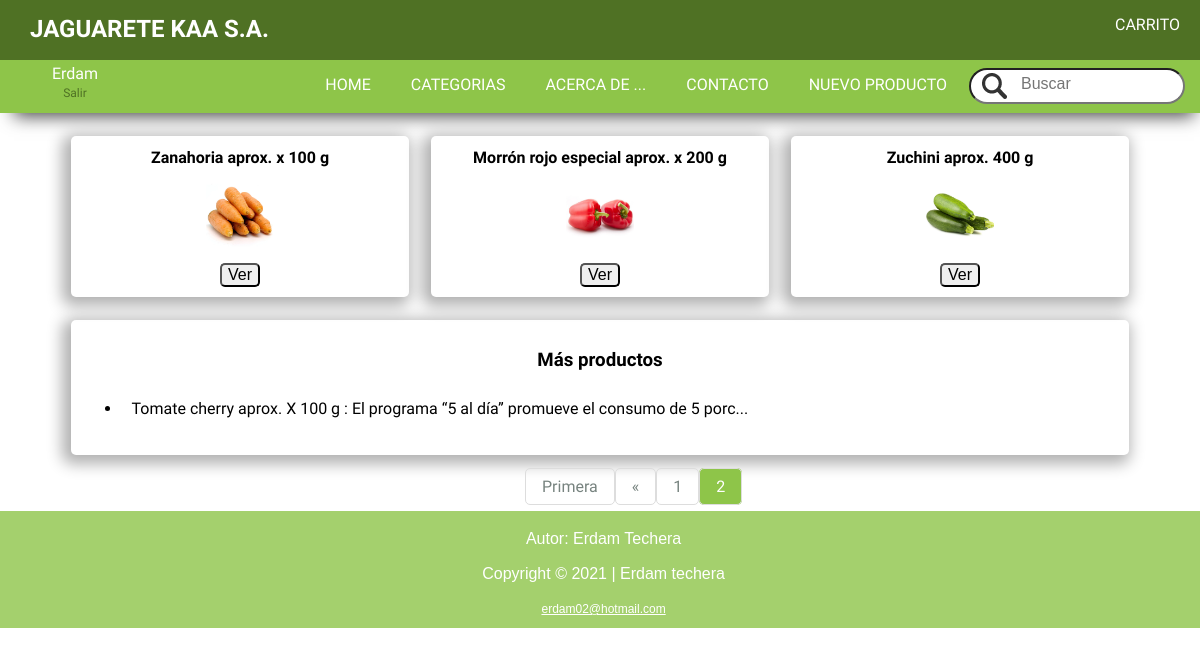
Page /?actual=2 (signed in) on the committed database.
### JAGUARETE/models.py (models this page shows, shortened)
class Producto(models.Model):
    titulo = models.CharField(max_length=50)
    imagen = models.ImageField(upload_to="_img", null=True)
    descripcion = models.CharField(max_length=500)
    precio = models.IntegerField()
    categoria = models.ForeignKey(Categoria, null=False, blank=False, on_delete=models.CASCADE)

### JAGUARETE/views.py (the view)
# urls.py: path('', views.index, name="index"),
def index(request):
    listado_producto=Producto.objects.all()
    categoria= Categoria.objects.all()
    destacados = Producto.objects.all()[:3]
    paginator=Paginator(listado_producto,8)
    pagina=request.GET.get("actual") or 1
    productos=paginator.get_page(pagina)
    pagina_actual = int(pagina)
    paginas = range(1, productos.paginator.num_pages + 1)
    return render(request, "JAGUARETE/index.html",{
        "paginas": paginas,
        "pagina_actual": pagina_actual,
        "destacados": destacados,
        "lista_productos":productos,
        "titulo":"Home",
        "categorias": categoria
    })

### JAGUARETE/templates/JAGUARETE/index.html (shortened to what this page needs)
{% extends "JAGUARETE/layout.html" %}
 {% block main %}
{% load static %}
      <main>
         <section id="articuloPrincipal">
             {% if destacados %}
                 {% for destacados in destacados %}
                    <article class="cajaArticulo">
                       <h2>{{destacados.titulo}}</h2>
                       <img src="{{destacados.imagen.url}}" alt=""><input  class="alinear" type="button" value="Ver" onclick="location.href='{% url 'url:productos' destacados.id %}'">
                    </article>
                 {% empty %}
                     <h3>No hay elementos que mostrar</h3>
                 {% endfor %}
             {% endif %}
         </section>
         <section>
            <article id="articuloSecundario">
               <h3>Más productos</h3>
               <ul>
               {% if lista_productos %}
                     {% for producto in lista_productos %}
                        <li><p> {{producto.titulo}} :        {{producto.descripcion|truncatechars_html:55 }}</p></li>
                     {% empty %}
                         <h3>No hay elementos que mostrar</h3>
                     {% endfor %}
               {% endif %}
               </ul>
            </article>
         </section>
   <div id="paginacion">
      <nav>
         <ul>
         {% if lista_productos.has_previous %}
            <li>
               <a href="?actual=1">Primera</a>
            </li>
            <li>
               <a href="?actual={{lista_productos.previous_page_number}}">&laquo;</a>
            </li>
         {% endif %}
             {% for pagina in  paginas %}
                  <li  >
                   <a  href="?actual={{pagina}}" {% if pagina_actual == pagina %} class=" active" {% endif %}>{{pagina}}</a>
                   </li>
             {% endfor %}
         </ul>
      </nav>
   </div>
</main>
 {% endblock %}

### JAGUARETE/templates/JAGUARETE/layout.html (shortened to what this page needs)
<!doctype html>
{% load static %}
<html lang="es">
   <head>
      <link rel="stylesheet"  href="{% static '_css/estilo.css' %}">
   </head>
   <body>
      <header>
         <div id="encabezado">
            <a href="{% url 'url:index' %}" >
               <h1>JAGUARETE KAA S.A.</h1>
            </a>
            <ul >
               <li><a href="{% url 'url:carrito' %}" class="seleccion">CARRITO</a></li>
            </ul>
         </div>
          {% if user.is_authenticated %}
         <div id="usuario">{{ user.get_username }}<p><a href="{% url 'logout'%}">Salir</a></p></div>
        {% endif %}
         <nav class="menu">
            <ul>
               <li><a href="{% url 'url:index' %}" class="seleccion">HOME</a></li>
               <li>
                  <a href="" class="seleccion">CATEGORIAS</a>
               </li>
               <li><a href="{% url 'url:acercaDe' %}" class="seleccion">ACERCA DE ...</a></li>
               <li><a href="mailto:soyelcorreo@jaguarete.com" class="seleccion">CONTACTO</a></li>
               <li><a href="{% url 'url:producto' %}" class="seleccion">NUEVO PRODUCTO</a></li>
               <li>
                  <form class="buscador">
                     <input type="search" name="buscar" placeholder="Buscar">
                  </form>
               </li>
            </ul>
         </nav>
      </header>
         {% block main %}
         {% endblock %}
    <footer> <p>Autor: Erdam Techera</p>
   <p>Copyright © 2021 | Erdam techera </p>
   <p><a href="mailto:erdam02@hotmail.com">erdam02@hotmail.com</a></p></footer>
   </body>
</html>

### JAGUARETE/static/_css/estilo.css (style rules this page uses)
:root { --colorEncabezado: rgb(79, 113, 36); --colorPagina: rgb(142, 197, 73); --colorTexto: #77837F; --colorFooter: rgba(142, 197, 73, .8); --colorBotonHover: rgba(142, 197, 73, .5); --colorBlanco: white; --menuUser: rgba(142, 197, 73, .8); --transparente:rgba(0, 0, 0, 0.75); }
body { font-family: 'Lemonada', cursive; }
header { background: var(--colorPagina); box-shadow: 4px 13px 17px -10px rgba(0,0,0,0.75); -webkit-box-shadow: 4px 13px 17px -10px rgba(0,0,0,0.75); -moz-box-shadow: 4px 13px 17px -10px rgba(0,0,0,0.75); width: 100%; }
main { width: 100%; padding-top: 1%; padding-bottom: .3%; : }
section { width: 90%; margin: 0 auto 1% auto; }
footer { position: relative; width: 100%; height: 110px; text-align: center; padding: .3%; background: var(--colorFooter); font-family: Verdana, Geneva, sans-serif; color: var(--colorBlanco); }
footer a { font-size:12px; color:var(--colorBlanco); }
#articuloSecundario p { padding-bottom: 13px; padding: 10px; }

### JAGUARETE/static/_css/menu.css (style rules this page uses)
#encabezado { position: relative; background: var(--colorEncabezado); z-index: 3; }
.menu ul, #encabezado, #encabezado ul { width: 100%; margin: 0; padding: 0; list-style: none; display: flex; justify-content: flex-end; }
#encabezado h1 { font-size: 24px; display: block; width: 290px; padding-left: 30px; color: var(--colorBlanco); }
#encabezado a { text-decoration: none; }
.menu li .seleccion, #encabezado li .seleccion { display: block; padding: 15px 20px; margin-top: 1px; text-decoration: none; text-align: center; color: var(--colorBlanco); transition: all .5s; }
#usuario { position: absolute; top: 65px; width: 150px; text-transform: capitalize; color: var(--colorBlanco); text-align: center; }
#usuario p { position: relative; top: -7px; display: block; line-height: 0; }
#usuario p a { text-decoration: none; color: var(--colorEncabezado); font-size: 12px; }

### JAGUARETE/static/_css/buscador.css (style rules this page uses)
.buscador { padding: 8px 15px 9px 2px; }
input[type="search"] { width: width: 250px; background: var(--colorBlanco) url('../_img/iconos/icon-lupa.webp') no-repeat 10px center; padding: 5px 5px 9px 0; border-radius: 15em; transition: all .5s; outline: none; }
input::placeholder { padding-left: 50px; transition: all .5s; }

### JAGUARETE/static/_css/articulos.css (style rules this page uses)
#articuloPrincipal { display: flex; text-align: center; }
#articuloPrincipal .cajaArticulo h2 { font-size: 16px; }
#articuloSecundario h3 { text-align: center; }
#articuloSecundario { padding: 1%; }
#articuloPrincipal img { object-fit: contain; width: 20%; }
input[type="button"] { display: block; cursor: pointer; border-radius: 5px; }
article { margin: 1%; background: var(--colorBlanco); border-radius: 5px; -webkit-box-shadow: -4px 4px 15px 5px rgba(0,0,0,0.31); box-shadow: -4px 4px 15px 5px rgba(0,0,0,0.31); }
.cajaArticulo { width: 33%; }
.alinear { margin: 10px auto; }

### JAGUARETE/static/_css/productos.css (style rules this page uses)
#paginacion { width: 90%; margin: auto; padding: .9%; }
#paginacion ul { position: relative; width: 150px; ; padding: 0; display: flex; margin: auto; }
#paginacion li { list-style: none; }
#paginacion a { color: var(--colorTexto); padding: 8px 16px; border-radius: 5px; text-decoration: none; transition: background-color .3s; border: 1px solid #ddd; }
#paginacion a.active { background: var(--colorPagina); border-radius: 5px; color: white; }

### rows in the picture
Producto: titulo "Zanahoria aprox. x 100 g", imagen (picture), id "Ver"
Producto: titulo "Morrón rojo especial aprox. x 200 g", imagen (picture), id "Ver"
Producto: titulo "Zuchini aprox. 400 g", imagen (picture), id "Ver"
Producto: titulo "Tomate cherry aprox. X 100 g", descripcion "El programa “5 al día” promueve el consumo de 5 porc..."

### other values in the picture
{{ user.get_username }} "Erdam"
{{ pagina }} "1" "2"
